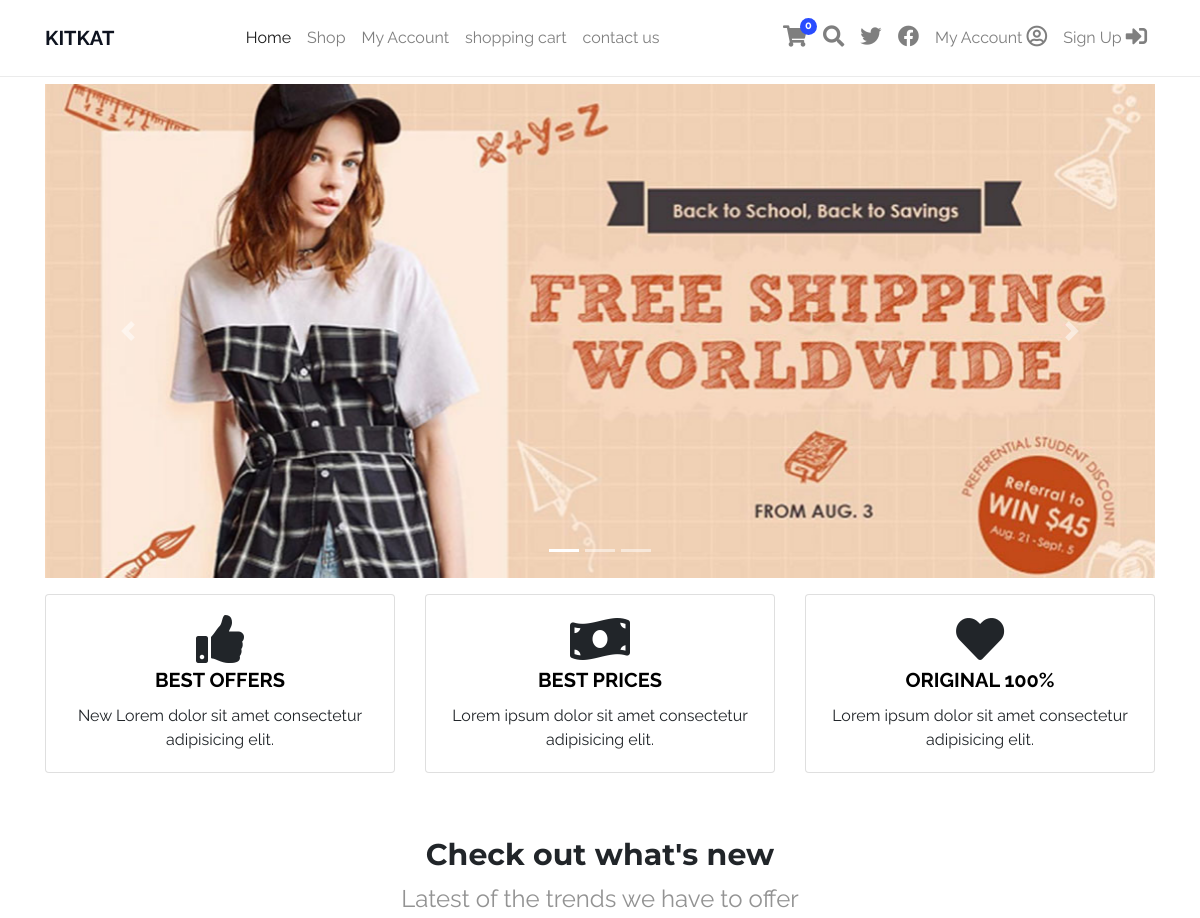
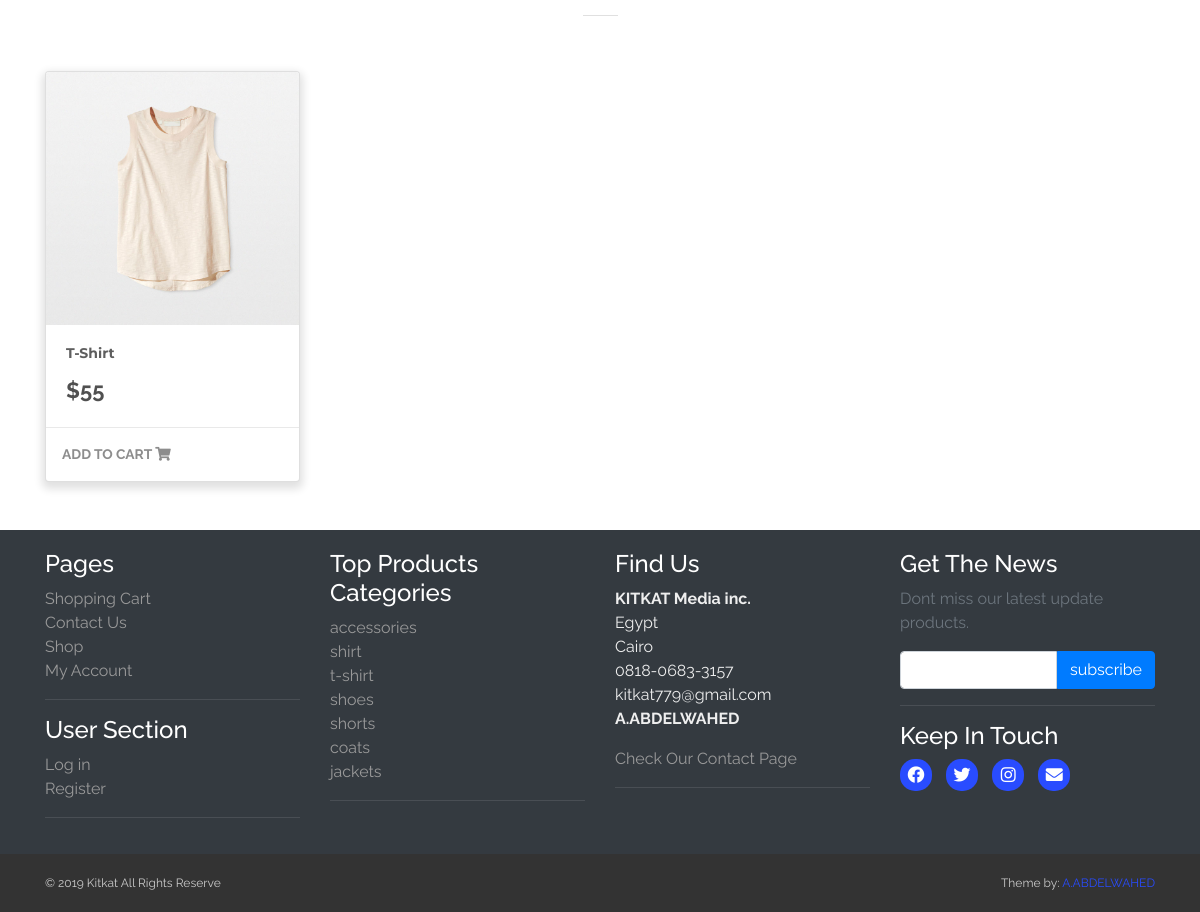
The page / on the database its author committed (2 pictures, top to bottom).
### tables this page shows
CREATE TABLE `slider` (
  `slide_id` int(10) NOT NULL,
  `slide_name` varchar(255) NOT NULL,
  `slide_image` text NOT NULL,
  `slide_url` varchar(255) NOT NULL
);

CREATE TABLE `boxes_section` (
  `box_id` int(10) NOT NULL,
  `box_title` text NOT NULL,
  `box_desc` text NOT NULL,
  `box_icon` text NOT NULL
);

CREATE TABLE `products` (
  `product_id` int(10) NOT NULL,
  `p_cat_id` int(10) NOT NULL,
  `cat_id` int(10) NOT NULL,
  `date` timestamp NOT NULL DEFAULT current_timestamp() ON UPDATE current_timestamp(),
  `product_title` text NOT NULL,
  `product_img1` text NOT NULL,
  `product_img2` text NOT NULL,
  `product_img3` text NOT NULL,
  `product_price` int(10) DEFAULT NULL,
  `product_keywords` text NOT NULL,
  `product_desc` text NOT NULL
);

CREATE TABLE `product_categories` (
  `p_cat_id` int(10) NOT NULL,
  `p_cat_title` text NOT NULL,
  `p_cat_desc` text NOT NULL
);

### index.php (the view, shortened to what this page needs)
<?php
    include("./includes/header.php");
?>
<div class="slider">
    <div class="container">
        <div id="myCarousel" class="carousel slide" data-ride="carousel">
            <ol class="carousel-indicators">
                <li data-target="#myCarousel" data-slide-to="0" class="active"></li>
                <li data-target="#myCarousel" data-slide-to="1"></li>
                <li data-target="#myCarousel" data-slide-to="2"></li>
            </ol>
        <div class="carousel-inner">
            <?php
                $stmt = $con->query("SELECT * from slider LIMIT 0,1");
                $result = $stmt->fetchAll(PDO::FETCH_CLASS);
                foreach($result as $img) {
                    echo "
                            <div class='carousel-item active'>
                                <img class='d-block w-100' src='./admin_area/slides_images/$img->slide_image'>
                            </div>
                        ";
                }
            ?>
        </div>
        <a class="carousel-control-prev" href="#myCarousel" role="button" data-slide="prev">
            <span class="carousel-control-prev-icon" aria-hidden="true"></span>
        </a>
        <a class="carousel-control-next" href="#myCarousel" role="button" data-slide="next">
            <span class="carousel-control-next-icon" aria-hidden="true"></span>
        </a>
        </div>
    </div>
</div>
<div class="advantages mt-3 text-center">
    <div class="container">
        <div class="row">
                <?php
                    $get_box = "SELECT * FROM boxes_section";
                    $stmt = $con->query($get_box);
                    $run_box = $stmt->fetchAll(PDO::FETCH_CLASS);
                    foreach($run_box as $boxes) {
                        $box_title = $boxes->box_title;
                        $box_desc = $boxes->box_desc;
                        $box_icon = $boxes->box_icon;
                        echo "
                            <div class='col-md-4 col-sm-12'>
                                <div class='card mb-3'>
                                    <div class='card-body'>
                                        <i class='$box_icon'></i>
                                        <h5 class='card-title text-center text-uppercase font-weight-bold mt-1'><a href='#'> $box_title</a></h5>
                                        <p class='card-text'> $box_desc  </p>
                                    </div>
                                </div>
                            </div>
                            ";
                    }
                ?>
        </div>
    </div>
</div>
<div class="hot text-center mt-5">
    <div class="container">
        <div class="row">
            <div class="col-12">
                <h2 class="font-weight-bold">Check out what's new</h2>
                <p> Latest of the trends we have to offer</p>
                <span></span>
            </div>
        </div>
    </div>
</div>
<div id="content" class="content mt-5">
    <div class="container">
        <div class="row">
            <?php
                getPro();
            ?>
        </div>
    </div>
</div>
<?php
    include("includes/footer.php");
?>

### functions/functions.php (shortened to what this page needs)
<?php
    $dns        = 'mysql:host=kitkat.test;dbname=kitkat_store';
    $user       = 'root';
    $pass       = '';
    $options    = array (
        PDO::MYSQL_ATTR_INIT_COMMAND => 'SET NAMES UTF8',
        PDO::ATTR_ERRMODE => PDO::ERRMODE_EXCEPTION
    );
    try {
        $con = new PDO($dns, $user, $pass, $options);
    } catch (PDOException $e) {
        echo 'failed To connect ' . $e->getMessage();
    }
    function getPro() {
        global $con;
        $get_product = 'SELECT * FROM products order by 1 DESC LIMIT 0,8';
        $stmt = $con->query($get_product);
        $products = $stmt->fetchAll(PDO::FETCH_CLASS);
        foreach($products as $product)  {
            $product_id     = $product->product_id;
            $product_img    = $product->product_img1;
            $product_title  = $product->product_title;
            $product_price  = $product->product_price;
            echo "
            <div class='col-sm-6  col-md-3'>
                <div class='card mb-5'>
                    <a href='details.php?pro_id=$product_id'>
                        <img class='card-img-top img-fluid' src='./admin_area/product_images/$product_img' alt='product'>
                    </a>
                    <a href='details.php?pro_id=$product_id'>
                        <div class='card-body'>
                            <h5 class='card-title text-capitalize'>$product_title</h5>
                            <p class='card-text product-price'>\$$product_price</p>
                        </div>
                    </a>
                    <a href='details.php?pro_id=$product_id' class='p-3 add-cart'>add to cart  <i class='fas fa-shopping-cart' ml-2></i></a>
                </div>
            </div>
            ";
        }
    }
    function getPCats() {
        global $con;
        $get_p_cats = "SELECT * FROM product_categories";
        $stmt = $con->query($get_p_cats);
        $result = $stmt->fetchAll(PDO::FETCH_CLASS);
        foreach($result as $p_cat) {
            $product_cat    = $p_cat->p_cat_id;
            $product_title  = $p_cat->p_cat_title;
            echo "
                    <li><a href='shop.php?p_cat=$product_cat'> $product_title  </a></li>
                ";
        }
    }
    function counter_products() {
        $sum_pro = 0;
        echo $sum_pro;
    }
?>

### css/style.css (style rules this page uses)
#footer a { color:#999;padding:0;text-decoration:none }
body { font-family:'Raleway', sans-serif;background:#ffffff }
h1,h2,h3,h4,h5,h6,p,span { font-family:'Raleway', sans-serif }
a { text-decoration:none !important;color:#000;-webkit-transition:.3s;transition:.3s }
.advantages .card-body { -webkit-transition:.3s;transition:.3s }
.hot h2 { font-family:'Montserrat', sans-serif;font-size:30px }
.hot p { color:#939393;font-size:24px;margin:0 }
.hot span { height:1px;width:35px;background:#e0e0e0;display:-webkit-inline-box;display:inline-flex }
.content .card { box-shadow:0px 4px 9px 3px rgba(0,0,0,0.12) }
.content .card .card-body { border-bottom:1px solid #e9e9e9 }
.content .card .card-body .card-title { font-family:'Montserrat', sans-serif;font-weight:bold;font-size:14px;color:#5E5E5E }
.content .card .card-body .product-price { font-weight:bold;font-size:22px;color:#505050 }
.content .card .add-cart { color:#8d8d8d;text-transform:uppercase;font-weight:bold;font-size:13.8px;-webkit-transition:.3s;transition:.3s }
.slider { margin-top:7% }

### rows shown on the page
slider: slide_image (picture)
boxes_section: box_title "BEST OFFERS", box_desc "New Lorem dolor sit amet consectetur adipisicing elit."
boxes_section: box_title "BEST PRICES", box_desc "Lorem ipsum dolor sit amet consectetur adipisicing elit."
boxes_section: box_title "ORIGINAL 100%", box_desc "Lorem ipsum dolor sit amet consectetur adipisicing elit."
products: product_img1 (picture), product_title "T-Shirt", product_price "55"
product_categories: p_cat_title "accessories"
product_categories: p_cat_title "shirt"
product_categories: p_cat_title "t-shirt"
product_categories: p_cat_title "shoes"
product_categories: p_cat_title "shorts"
product_categories: p_cat_title "coats"
product_categories: p_cat_title "jackets"

### other values the page prints
$sum_pro "0"
